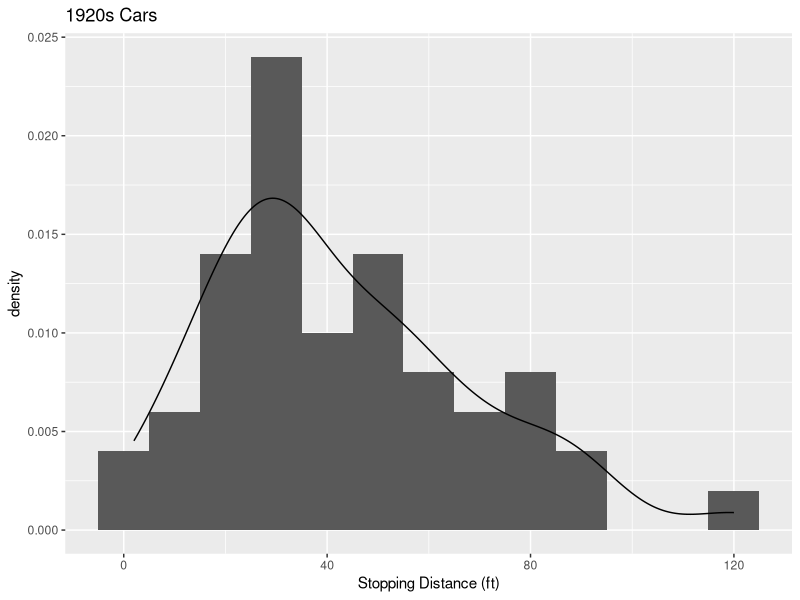
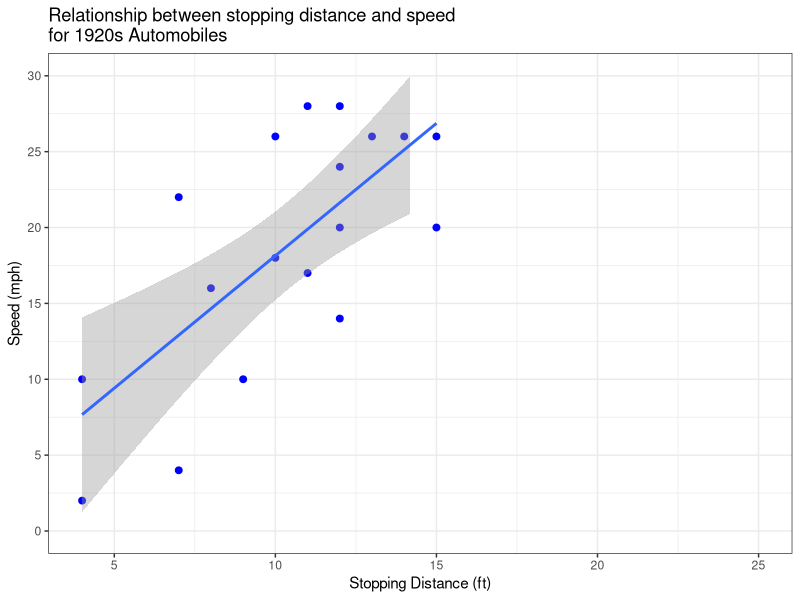

These figures' R source, in order:
## ---- chunk 1
knitr::opts_chunk$set(echo = TRUE)
library(tidyverse)
## ---- chunk 2
cars %>% 
  ggplot(mapping = aes(x = dist)) + 
  geom_histogram(binwidth = 10, aes(y = ..density..)) + 
  geom_density() +
  labs(x = "Stopping Distance (ft)", 
       title = "1920s Cars")
## ---- chunk 3
cars %>% 
  ggplot(mapping = aes(x = speed, y = dist)) + 
  geom_point(color = "blue", shape = "circle", size = 2) + 
  geom_smooth(method = "lm") +
  labs(x = "Stopping Distance (ft)", 
       y = "Speed (mph)", 
       title = "Relationship between stopping distance and speed \nfor 1920s Automobiles") +
  scale_y_continuous(limits = c(0, 30), breaks = seq(0, 30, by = 5)) +
  theme_bw()


